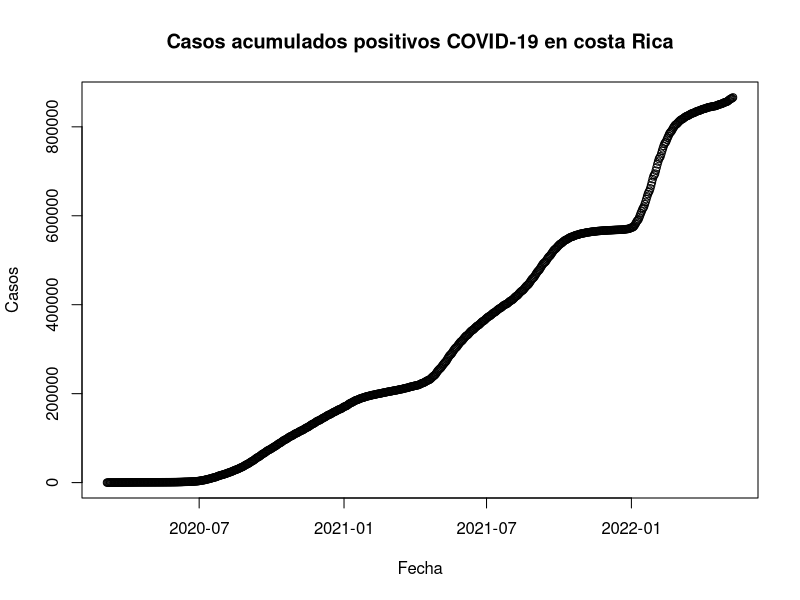

Reproduce this figure in R.
## ---- chunk 1
knitr::opts_chunk$set(echo = TRUE)
## ---- chunk 2
covid <- read.csv(file = "05_10_22_CSV_GENERAL.csv", sep = ";")
## ---- chunk 3
options(scipen = 7)
## ---- chunk 4
covid$FECHA <- as.Date(covid$FECHA, format = "%d/%m/%Y")
## ---- chunk 5
plot(covid$FECHA, covid$positivos, main = "Casos acumulados positivos COVID-19 en costa Rica", xlab = "Fecha", ylab = "Casos")
